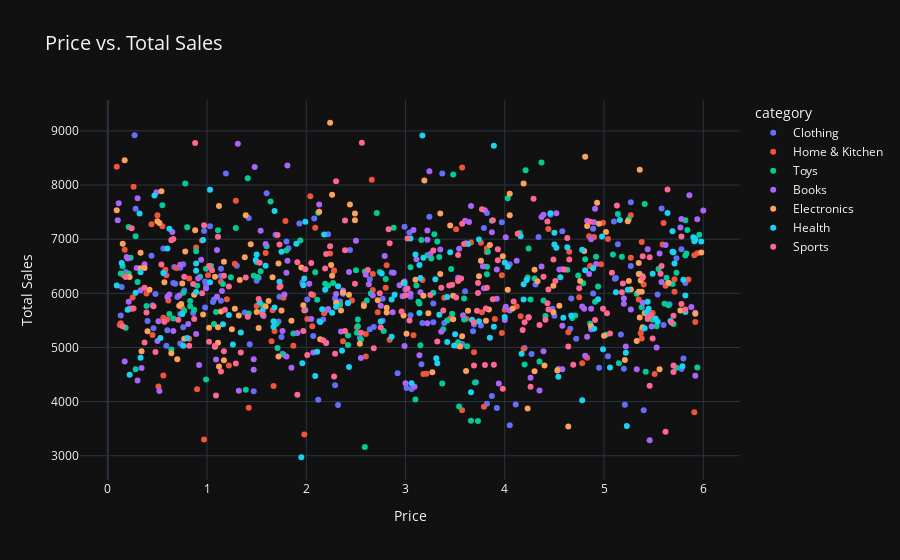

Source (notebook cell):
### Markdown cell above
- Pricing Impact on Sales and Customer Reviews

### Code cell
# Scatter plot: price vs. total_sales with Viridis color palette
fig = px.scatter(df, x='price', y='total_sales', color='category', title='Price vs. Total Sales',
                 color_continuous_scale='Viridis')

fig.update_layout(
    title_font_size=20,
    xaxis_title="Price",
    yaxis_title="Total Sales",
    template="plotly_dark"
)

fig.show()

### Figure 1 — Plotly figure (JSON) as saved in the notebook; plotly's stock layout.template omitted (floating-point values rounded to 4 significant figures; data arrays with more than 128 entries replaced by an {"elided": "..."} marker saying what was removed)
{"data": [{"hovertemplate": "category=Clothing<br>price=%{x}<br>total_sales=%{y}<extra></extra>", "legendgroup": "Clothing", "marker": {"color": "#636efa", "symbol": "circle"}, "mode": "markers", "name": "Clothing", "orientation": "v", "showlegend": true, "type": "scatter", "x": {"elided": "140 float values"}, "xaxis": "x", "y": {"elided": "140 int values"}, "yaxis": "y"}, {"hovertemplate": "category=Home & Kitchen<br>price=%{x}<br>total_sales=%{y}<extra></extra>", "legendgroup": "Home & Kitchen", "marker": {"color": "#EF553B", "symbol": "circle"}, "mode": "markers", "name": "Home & Kitchen", "orientation": "v", "showlegend": true, "type": "scatter", "x": [5.71, 3.18, 1.79, 4.86, 1.87, 4.12, 2.67, 0.26, 4, 5.38, 1.67, 0.9, 4.65, 4.64, 0.5, 0.44, 2.6, 3.08, 1.42, 5.38, 2.6, 2.07, 1.98, 5.91, 2.24, 3.82, 0.16, 4.16, 5.27, 3.21, 0.61, 3.82, 0.56, 3.66, 3.97, 1.22, 5.62, 5.94, 5.27, 5.35, 3.76, 2.67, 1.55, 4.44, 3.69, 3.97, 0.17, 4.9, 4.83, 4.85, 5.59, 4.97, 5.38, 2.37, 0.12, 0.56, 2.58, 0.13, 2.84, 3.17, 3.79, 5.71, 5.85, 5.92, 5.04, 3.39, 2.46, 2.66, 0.82, 1.14, 1.2, 0.59, 1.29, 2.72, 2.01, 4.75, 0.58, 0.82, 3.9, 3.45, 2.18, 0.97, 1.01, 1.59, 2.06, 2.51, 4.78, 2.81, 5.4, 5.44, 0.75, 0.26, 0.95, 2.8, 5.6, 3.57, 0.39, 0.09, 2.04, 5.49, 3.51, 1.28, 0.45, 2.28, 1.5, 3.52, 2.09, 1.65, 3.77, 5.37, 1.66, 0.89, 5.91, 4.99, 0.55, 1.77, 0.25, 3.61, 0.69, 0.51, 4.19, 1.68, 3.57, 0.6, 5.51], "xaxis": "x", "y": [6027, 4512, 7337, 6503, 5032, 5756, 6357, 5718, 5696, 6950, 4290, 4226, 6766, 5279, 7444, 7275, 5248, 5224, 3885, 5167, 4831, 5971, 3391, 3804, 6735, 6831, 6335, 5578, 6658, 4515, 5867, 6763, 4484, 6940, 6335, 4665, 6138, 6739, 7442, 5888, 6935, 6062, 5658, 7190, 4911, 5269, 6806, 7039, 4809, 7053, 6903, 6537, 5334, 5113, 5414, 5550, 5801, 5447, 5142, 6246, 3904, 6259, 6257, 5472, 7002, 5920, 5868, 8097, 5161, 6213, 5891, 6335, 7709, 5649, 5524, 5929, 6435, 6276, 5528, 5536, 5633, 3301, 6335, 6744, 5391, 5373, 4708, 6520, 6163, 5565, 5732, 7968, 6978, 6105, 7298, 8326, 5998, 8337, 7792, 5638, 7186, 6545, 5230, 6419, 5767, 5030, 7210, 5114, 5649, 5263, 5687, 6846, 6702, 7302, 7237, 5918, 5922, 5530, 6466, 4279, 4978, 5302, 3842, 5515, 4511], "yaxis": "y"}, {"hovertemplate": "category=Toys<br>price=%{x}<br>total_sales=%{y}<extra></extra>", "legendgroup": "Toys", "marker": {"color": "#00cc96", "symbol": "circle"}, "mode": "markers", "name": "Toys", "orientation": "v", "showlegend": true, "type": "scatter", "x": {"elided": "151 float values"}, "xaxis": "x", "y": {"elided": "151 int values"}, "yaxis": "y"}, {"hovertemplate": "category=Books<br>price=%{x}<br>total_sales=%{y}<extra></extra>", "legendgroup": "Books", "marker": {"color": "#ab63fa", "symbol": "circle"}, "mode": "markers", "name": "Books", "orientation": "v", "showlegend": true, "type": "scatter", "x": {"elided": "154 float values"}, "xaxis": "x", "y": {"elided": "154 int values"}, "yaxis": "y"}, {"hovertemplate": "category=Electronics<br>price=%{x}<br>total_sales=%{y}<extra></extra>", "legendgroup": "Electronics", "marker": {"color": "#FFA15A", "symbol": "circle"}, "mode": "markers", "name": "Electronics", "orientation": "v", "showlegend": true, "type": "scatter", "x": {"elided": "138 float values"}, "xaxis": "x", "y": {"elided": "138 int values"}, "yaxis": "y"}, {"hovertemplate": "category=Health<br>price=%{x}<br>total_sales=%{y}<extra></extra>", "legendgroup": "Health", "marker": {"color": "#19d3f3", "symbol": "circle"}, "mode": "markers", "name": "Health", "orientation": "v", "showlegend": true, "type": "scatter", "x": {"elided": "139 float values"}, "xaxis": "x", "y": {"elided": "139 int values"}, "yaxis": "y"}, {"hovertemplate": "category=Sports<br>price=%{x}<br>total_sales=%{y}<extra></extra>", "legendgroup": "Sports", "marker": {"color": "#FF6692", "symbol": "circle"}, "mode": "markers", "name": "Sports", "orientation": "v", "showlegend": true, "type": "scatter", "x": {"elided": "153 float values"}, "xaxis": "x", "y": {"elided": "153 int values"}, "yaxis": "y"}], "layout": {"legend": {"title": {"text": "category"}, "tracegroupgap": 0}, "title": {"font": {"size": 20}, "text": "Price vs. Total Sales"}, "xaxis": {"anchor": "y", "domain": [0, 1], "title": {"text": "Price"}}, "yaxis": {"anchor": "x", "domain": [0, 1], "title": {"text": "Total Sales"}}}}
